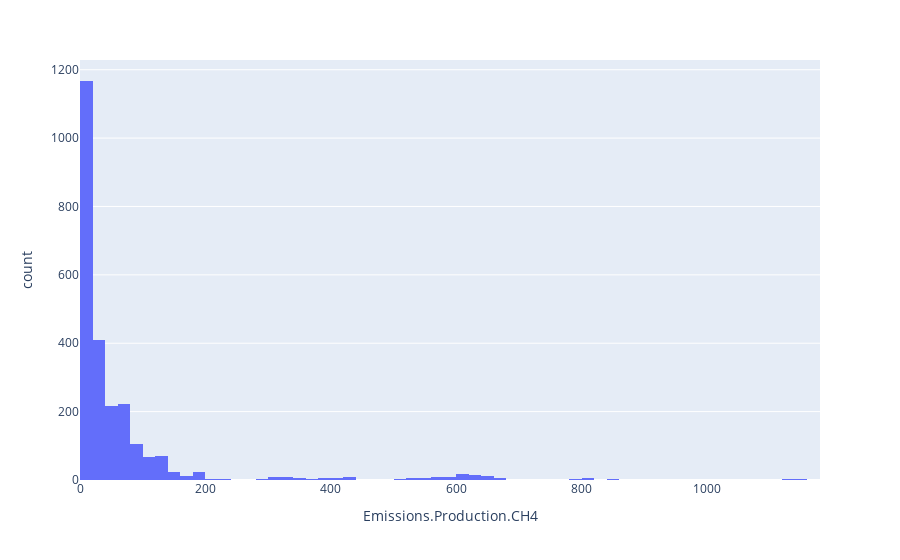

The cell this chart's notebook holds for it:
### Code cell
fig = px.histogram(df, x='Emissions.Production.CH4')

fig.show()

### Figure 1 — Plotly figure (JSON) as saved in the notebook; plotly's stock layout.template omitted (floating-point values rounded to 4 significant figures; data arrays with more than 128 entries replaced by an {"elided": "..."} marker saying what was removed)
{"data": [{"alignmentgroup": "True", "bingroup": "x", "hovertemplate": "Emissions.Production.CH4=%{x}<br>count=%{y}<extra></extra>", "legendgroup": "", "marker": {"color": "#636efa", "pattern": {"shape": ""}}, "name": "", "offsetgroup": "", "orientation": "v", "showlegend": false, "type": "histogram", "x": {"elided": "2484 float values"}, "xaxis": "x", "yaxis": "y"}], "layout": {"barmode": "relative", "legend": {"tracegroupgap": 0}, "margin": {"t": 60}, "xaxis": {"anchor": "y", "domain": [0, 1], "title": {"text": "Emissions.Production.CH4"}}, "yaxis": {"anchor": "x", "domain": [0, 1], "title": {"text": "count"}}}}
